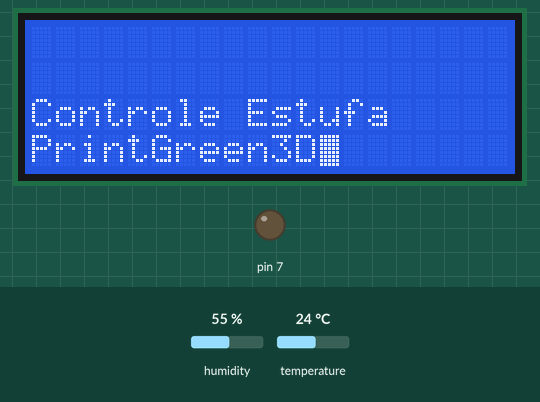
The sketch below on a simulated Arduino Uno, built with avr-gcc and run on an emulated ATmega328P. On the bench: 20×4 character LCD, output pins drawn as LEDs (lit = HIGH). Inputs (shaded band) come from the test bench; at power-on: humidity 55 %, temperature 24 °C.

Above: at 0.4 s.
At 5.5 s:
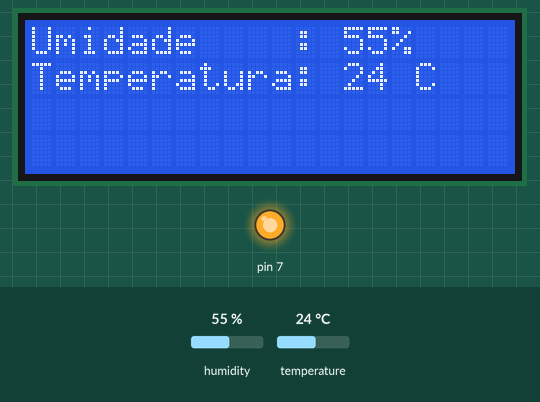
5.6 s: humidity set to 22 %
At 15.4 s:
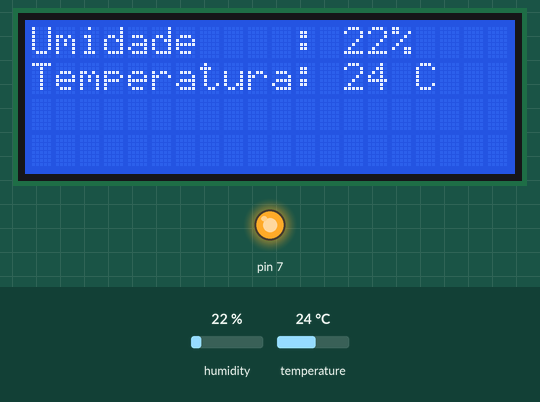
15.9 s: temperature set to 12 °C
At 25.2 s:
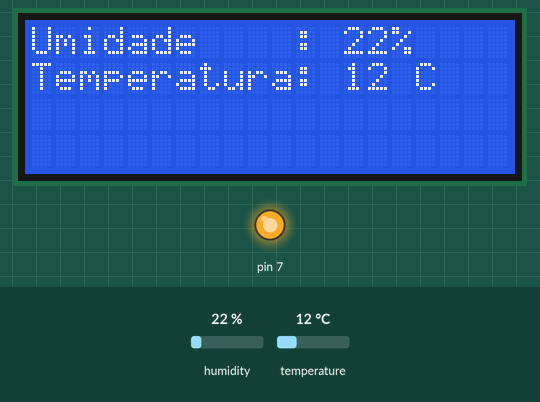
26.0 s: humidity set to 40 %
At 35.0 s:
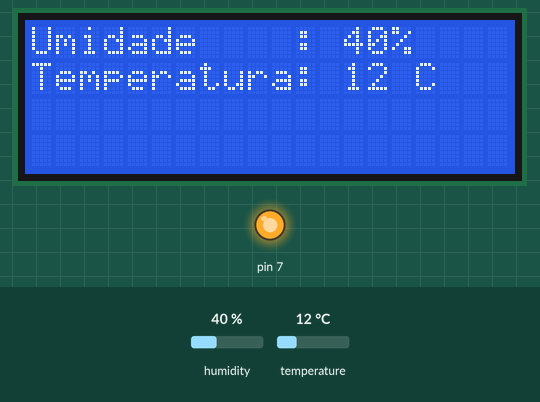
36.0 s: temperature set to 19 °C
Timing chart, 0 to 39.0 s (numbered marks = the images above; inputs shaded):
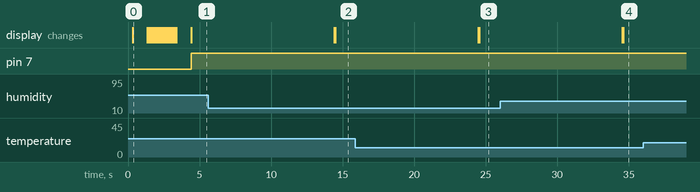

The sketch:

lm35.ino
```cpp
#include <Wire.h> //Inclusão necessária para o uso do LCD
#include <LiquidCrystal_I2C.h> //Inclusão da biblioteca do LCD I2C
#include <dht.h> //Inclusão do famoso DHT11

dht DHT;

LiquidCrystal_I2C lcd(0x27, 2, 1, 0, 4, 5, 6, 7, 3, POSITIVE); //Setup do LCD 0x27

#define dhtPin A1 //A mesma porta A1 do exemplo anterior

float uAr; //Declaração da variável flutante da umidade do ar
float T; //Declaração da variável flutante da temperatura
const int Rele = 7;  // Define o pino que é usado para desativar o rele

void setup()
{
   pinMode(7, OUTPUT);
   lcd.begin(20,4); //Inicialização do LCD
   lcd.noBacklight();
   delay(250);
   lcd.backlight();

   lcd.setCursor(0,2);
   lcd.write("Controle Estufa");
   lcd.setCursor(0,3);
   lcd.write("PrintGreen3D");
   lcd.blink();

   delay(1000);
   lcd.noBlink();

for (int i = 0; i < 20; i++) {
   delay(100);
   lcd.scrollDisplayLeft();
}
delay(1000);

   lcd.clear(); // Turns off the blinking cursor

}

void loop()
{

   DHT.read11(dhtPin);
   uAr = DHT.humidity;
   T = DHT.temperature;

   //Output lcd
   lcd.setCursor(0,0);
   lcd.write("Umidade    : ");
   lcd.print(uAr,0);
   lcd.write("%");

   lcd.setCursor(0,1);
   lcd.write("Temperatura: ");
   lcd.print(T,0);
   lcd.write(" C");


    if(T <= 80)
    {
      digitalWrite(7, HIGH); // Liga LED indicando tecla pressionada
    }
    else
    {
      digitalWrite(7,LOW); // Desliga LED indicando tecla solta
    }


   delay(10000);
   lcd.noBlink();
   lcd.clear(); //Limpa para nova exibição
}
```

Measured:
- after the input at 5.6 s, the display: first differs from a run without the input after 8.9 s (image 2)
- after the input at 15.9 s, the display: first differs from a run without the input after 8.6 s (image 3)
- after the input at 26.0 s, the display: first differs from a run without the input after 8.6 s (image 4)
- what the display in image 0 shows lasts 1.0 s, from 0.3 s to 1.3 s
